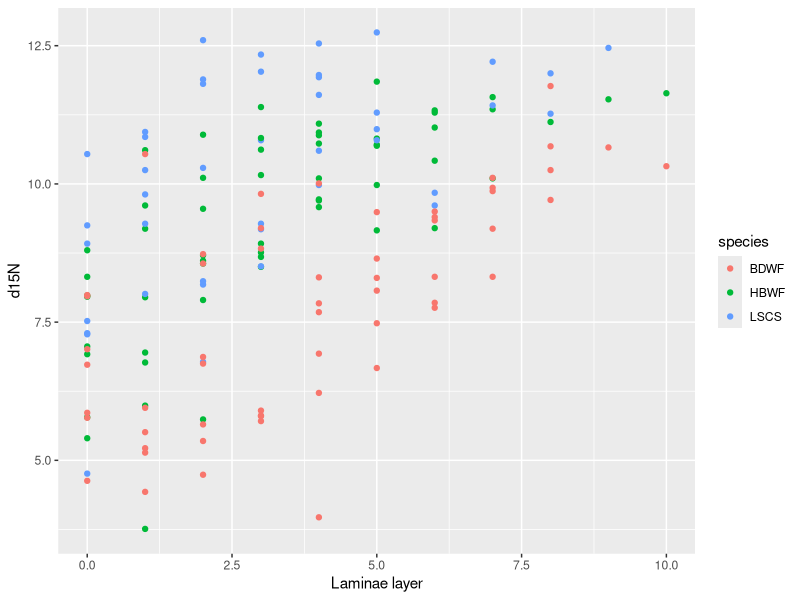
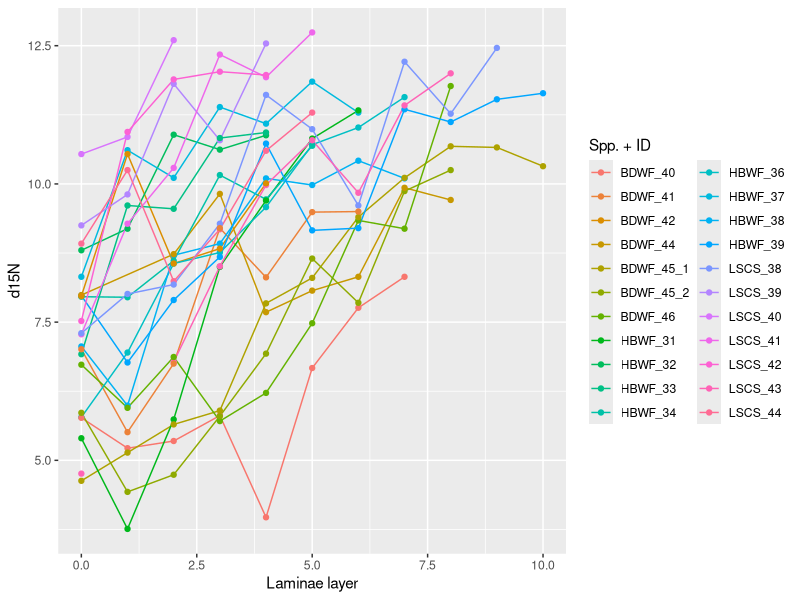
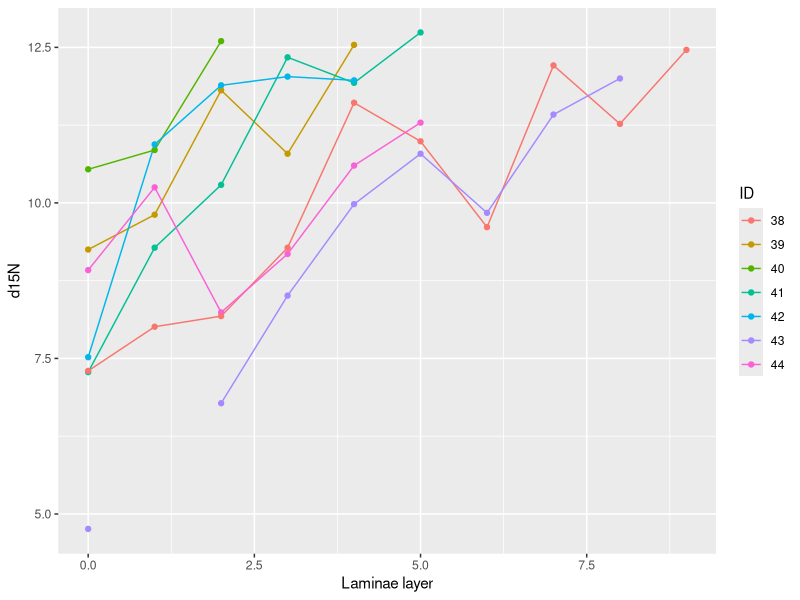
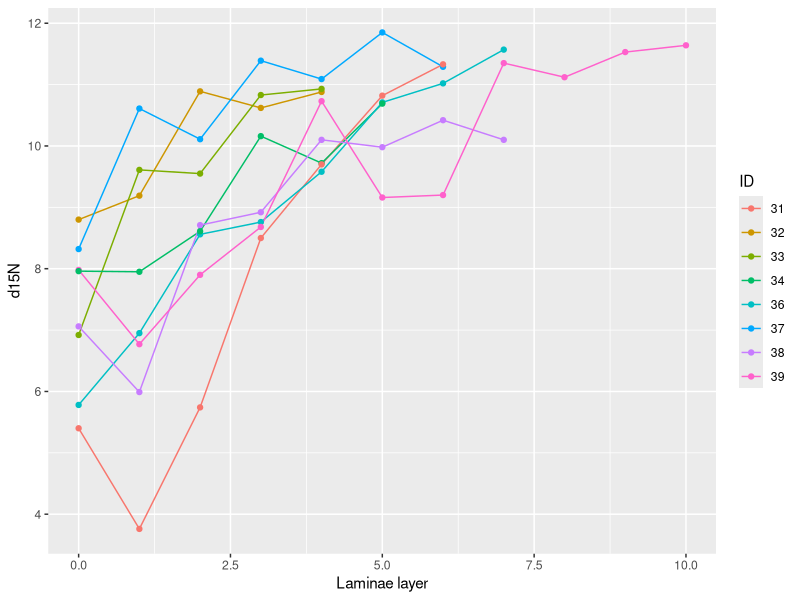
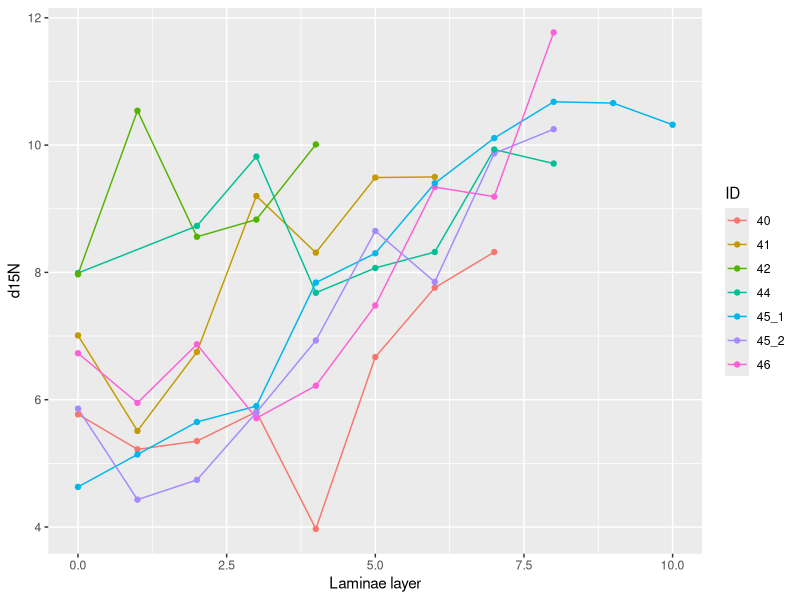
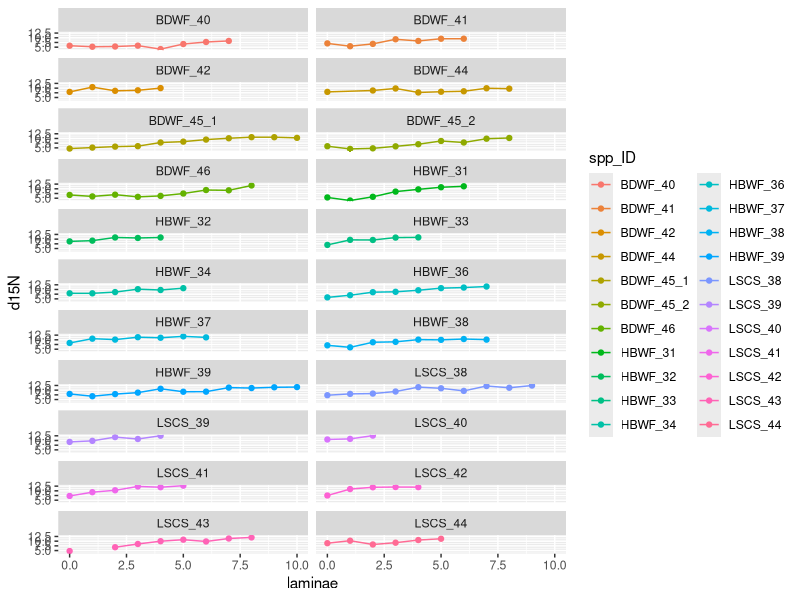
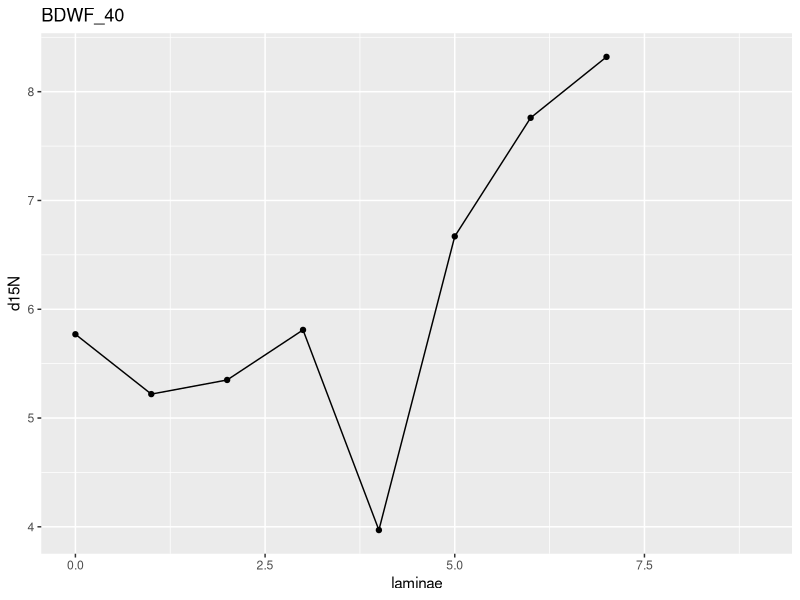
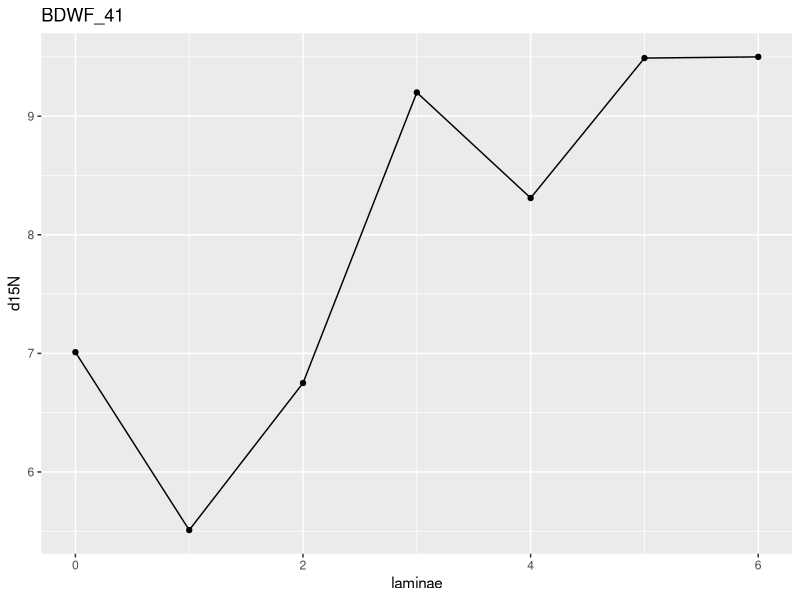

The R source for these figures, in order: (Note: this script raises an error after producing the figures.)
### Bulk C/N Stable Isotope Laminae Analysis

library(ggplot2)
library(tidyr)
library(dplyr)
library(ggsci)

rough.df <- read.csv("data/data - Bulk SIA Data.csv", header = T)

head(rough.df)
str(rough.df)

not.so.rough.df <- rough.df %>% select(-c(layer, data_sheet_ID, well_ID, tray_ID, Sample.Name, Sample.Wt., N.Signal, C.Signal, Conc.C, Conc.N, Notes))

data <- not.so.rough.df %>%
  unite("spp_ID", species:ID, sep= "_", remove = FALSE)

data$spp_ID <- as.factor(data$spp_ID)
data$species <- as.factor(data$species)
data$ID <- as.factor(data$ID)
        
head(data)
str(data)

lscs.df <- data %>% filter(species == "LSCS")
bdwf.df <- data %>% filter(species == "BDWF")
hbwf.df <- data %>% filter(species == "HBWF")


# Visualize d15N data

ggplot(data = data, aes(x = laminae, y = d15N), ylab("Laminae layer")) +
  geom_point(aes(col = species)) +
  xlab("Laminae layer")

ggplot(data = data, aes(x = laminae, y = d15N, col = spp_ID)) +
  geom_line() +
  geom_point() +
  xlab("Laminae layer") +
  labs(col = "Spp. + ID")

### Least Cisco
ggplot(data = lscs.df, aes(x = laminae, y = d15N, col = ID)) +
  geom_line() +
  geom_point() +
  xlab("Laminae layer") +
  labs(col = "ID")

### Humpback Whitefish
ggplot(data = hbwf.df, aes(x = laminae, y = d15N, col = ID)) +
  geom_line() +
  geom_point() +
  xlab("Laminae layer") +
  labs(col = "ID")

### Broad Whitefish
ggplot(data = bdwf.df, aes(x = laminae, y = d15N, col = ID)) +
  geom_line() +
  geom_point() +
  xlab("Laminae layer") +
  labs(col = "ID")

ggplot(data = data, aes(x=laminae, y=d15N, color=spp_ID)) +
  geom_line() +
  geom_point() +
  facet_wrap(~spp_ID, ncol=2)

i=1
for (i in 1:11) {
  test.plot <- ggplot(data = data[data$spp_ID == levels(data$spp_ID)[i],], aes(x=laminae, y=d15N)) +
    geom_line() +
    geom_point() +
    labs(title = levels(data$spp_ID)[i])
  print(test.plot)
}
### Now you can click through the plots in that lower right-hand plot window - There should be 11 of them, 1 for each individual

# Visualize d13C data

ggplot(data = data, aes(x = laminae, y = d13C), ylab("Laminae layer")) +
  geom_point(aes(col = species)) +
  xlab("Laminae layer")

ggplot(data = data, aes(x = laminae, y = d13C, col = spp_ID)) +
  geom_line() +
  geom_point() +
  xlab("Laminae layer") +
  labs(col = "Spp. + ID")

### Least Cisco
ggplot(data = lscs.df, aes(x = laminae, y = d13C, col = ID)) +
  geom_line() +
  geom_point() +
  xlab("Laminae layer") +
  labs(col = "ID")

### Humpback Whitefish
ggplot(data = hbwf.df, aes(x = laminae, y = d13C, col = ID)) +
  geom_line() +
  geom_point() +
  xlab("Laminae layer") +
  labs(col = "ID")

### Broad Whitefish
ggplot(data = bdwf.df, aes(x = laminae, y = d13C, col = ID)) +
  geom_line() +
  geom_point() +
  xlab("Laminae layer") +
  labs(col = "ID")

ggplot(data = data, aes(x=laminae, y=d13C, color=spp_ID)) +
  geom_line() +
  geom_point() +
  facet_wrap(~spp_ID, ncol=2)

i=1
for (i in 1:11) {
  test.plot <- ggplot(data = data[data$spp_ID == levels(data$spp_ID)[i],], aes(x=laminae, y=d13C)) +
    geom_line() +
    geom_point() +
    labs(title = levels(data$spp_ID)[i])
  print(test.plot)
}


# AFS figures -------------------------------------------------------------

afs.df <- hbwf.df %>% filter(ID %in% c("31","36","38","39"))

id.labs <- c("Humpback Whitefish ID #31","Humpback Whitefish ID #36","Humpback Whitefish ID #38","Humpback Whitefish ID #39")
names(id.labs) <- c("HBWF_31","HBWF_36","HBWF_38","HBWF_39")

ggplot(data = afs.df, aes(x = laminae, y = d15N, color = spp_ID)) +
  geom_point(cex = 5) +
  geom_line(cex = 2, alpha = 0.5) +
  scale_fill_jco() +
  scale_color_jco() +
  geom_point(shape = 21, color = "black", cex = 5) +
  xlab("Laminae Layer") +
  ylab(expression(italic(delta)^15*N~("\211"~" atmospheric "~N[2]~" gas"))) +
  scale_y_continuous(limits=c(3.5,12.5), breaks=seq(4,12,1), expand=c(0,0)) +
  scale_x_continuous(limits = c(0,11), breaks = seq(0,11,1), expand = c(0,0.5)) +
  facet_wrap(~spp_ID, ncol=2, scales="free_y", labeller = labeller(spp_ID = id.labs)) +
  theme(
    panel.background = element_blank(),
    axis.title.x = element_text(size=16, vjust = 0),
    axis.title.y = element_text(size =16),
    axis.text = element_text(size=13, color="black"), 
    strip.text = element_text(size = 13),
    legend.position = "none",
    axis.line=element_line()
  )

ggsave("HBWF_AFS_plot.png", device = "png", dpi = 800)


average.delta.laminae <- data %>% 
  filter(species == "LSCS") %>% 
  group_by(laminae) %>% 
  summarise(
    "mean.d15N" = mean(d15N),
    "se.mean.d15N" = sqrt(var(mean.d15N)),
    "mean.d13C" = mean(d13C),
    "se.mean.d13C" = sqrt(var(mean.d13C))
  )
average.delta.laminae


test.df <- data %>% 
  group_by(species,laminae) %>% 
  summarise(
    "mean.d15N" = mean(d15N, na.rm = T),
    "se.mean.d15N" = sqrt(var(d15N, na.rm = T)),
    "mean.d13C" = mean(d13C, na.rm = T),
    "se.mean.d13C" = sqrt(var(d13C, na.rm = T))
  )
test.df

ggplot(data = test.df, aes(x = laminae, y = mean.d15N, color = species)) +
  geom_point(cex = 3, position=position_dodge(0.2)) +
  geom_line(cex = 0.8) +
  geom_errorbar(aes(ymin=mean.d15N-se.mean.d15N, ymax=mean.d15N+se.mean.d15N), cex = 0.8, width=.2, position=position_dodge(0.2)) +
  ylab(expression(italic(delta)^15*N~("\211"~" atmospheric "~N[2]))) +
  xlab("Lamina layer") +
  labs(color = "Species") +
  scale_x_continuous(limits=c(-0.2,10.2),breaks=seq(0,11,1), expand = c(0,0.1)) +
  theme(
    panel.background = element_blank(),
    axis.title.x = element_text(size=16, vjust = 0),
    axis.title.y = element_text(size =16),
    axis.text = element_text(size=13, color="black"), 
    strip.text = element_text(size = 13),
    legend.position = c(0.7, 0.2),
    axis.line=element_line()
  )

ggplot(data = test.df, aes(x = laminae, y = mean.d13C)) +
  geom_point() +

  geom_errorbar(aes(ymin=mean.d13C-se.mean.d13C, ymax=mean.d13C+se.mean.d13C), width=.2)
